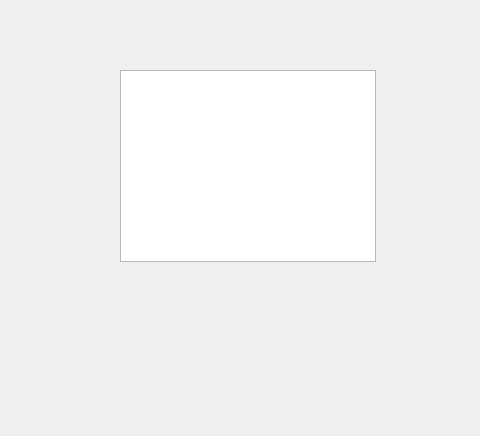
<?xml version="1.0" encoding="UTF-8"?>
<ui version="4.0">
 <class>Dialog</class>
 <widget class="QDialog" name="Dialog">
  <property name="geometry">
   <rect>
    <x>0</x>
    <y>0</y>
    <width>480</width>
    <height>436</height>
   </rect>
  </property>
  <property name="windowTitle">
   <string>Dialog</string>
  </property>
  <widget class="QTableWidget" name="reminder_table">
   <property name="geometry">
    <rect>
     <x>120</x>
     <y>70</y>
     <width>256</width>
     <height>192</height>
    </rect>
   </property>
  </widget>
 </widget>
 <resources/>
 <connections/>
</ui>
